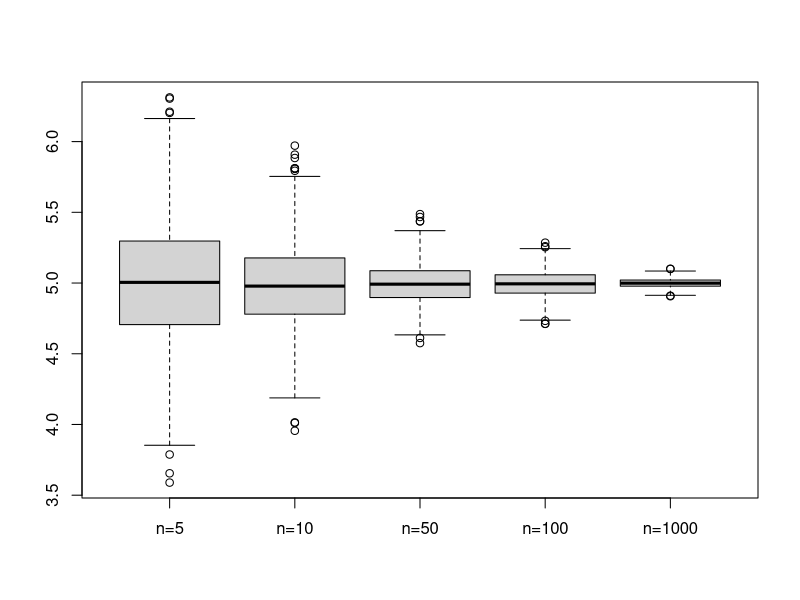
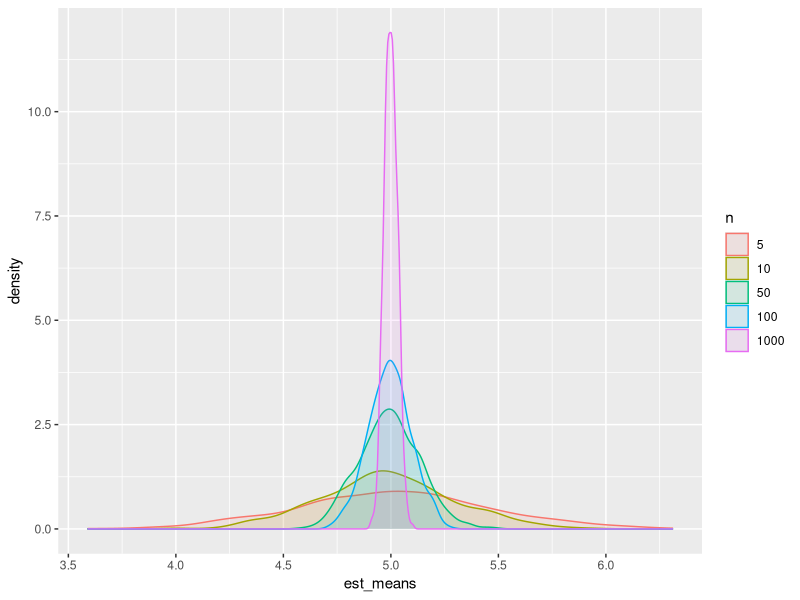
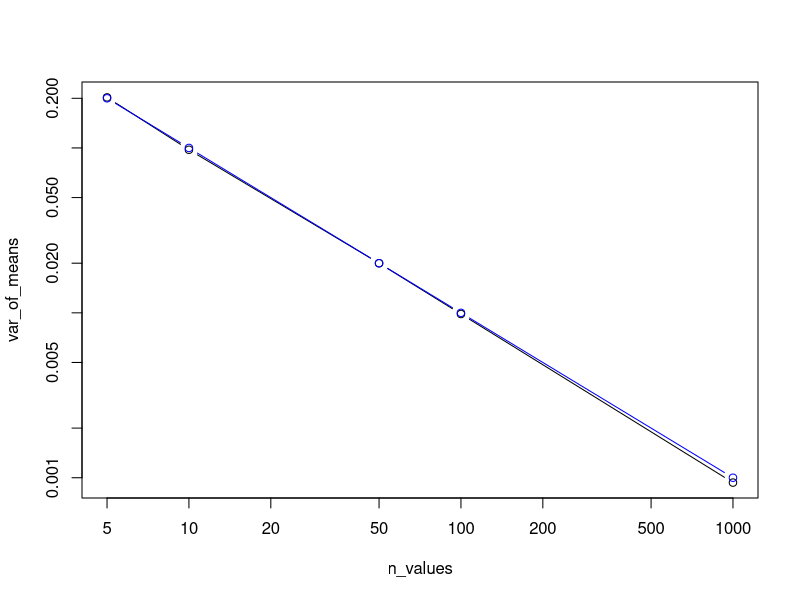
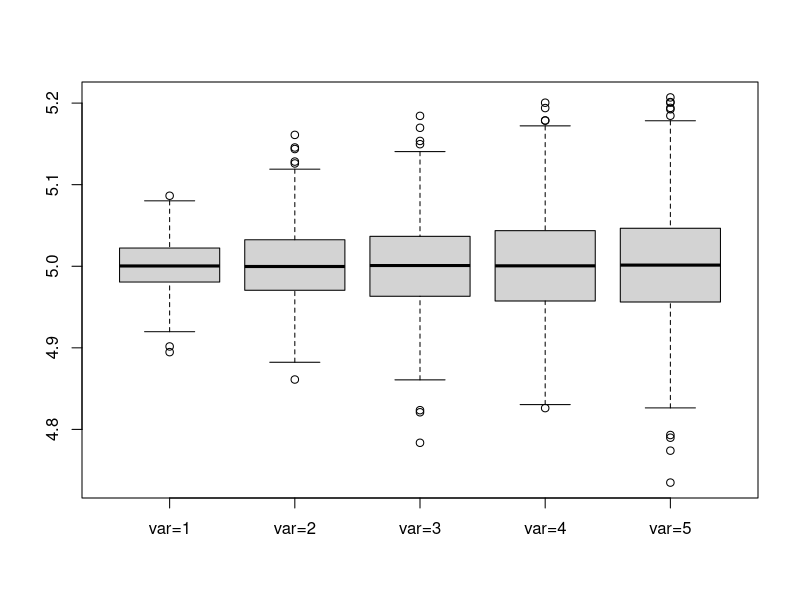
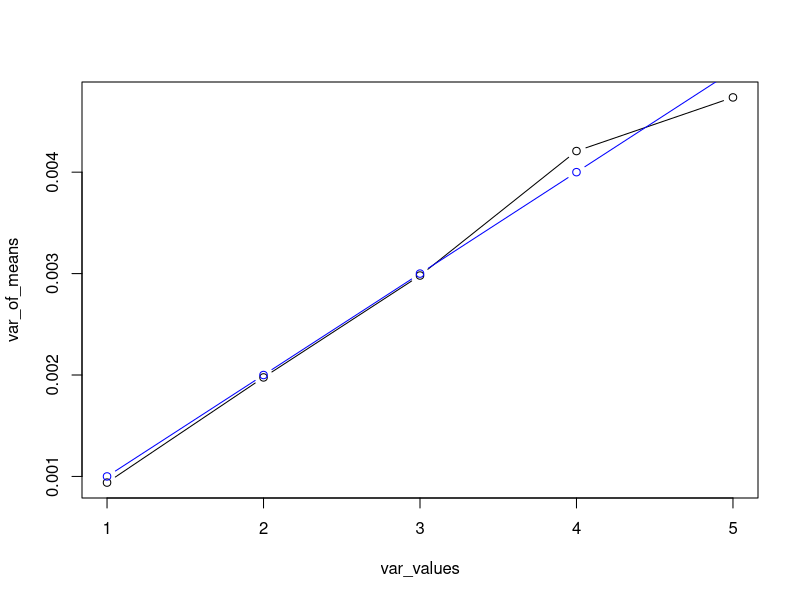
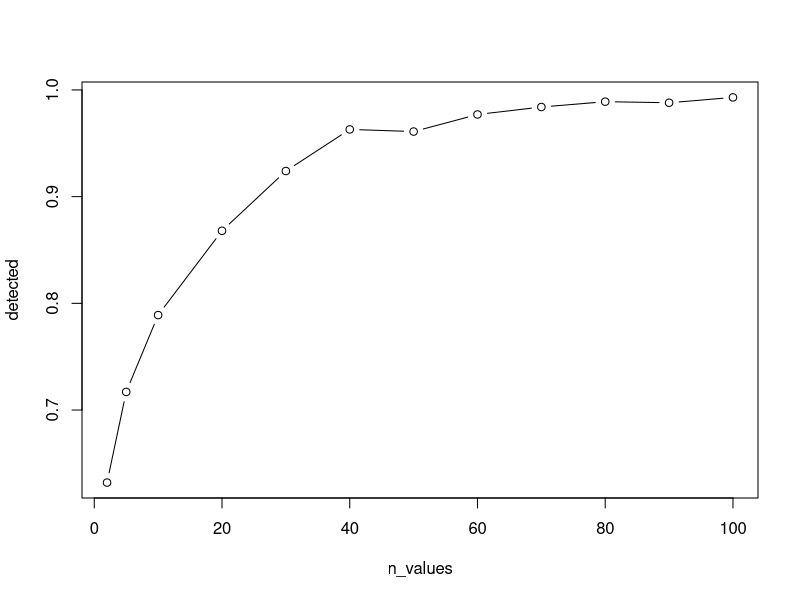
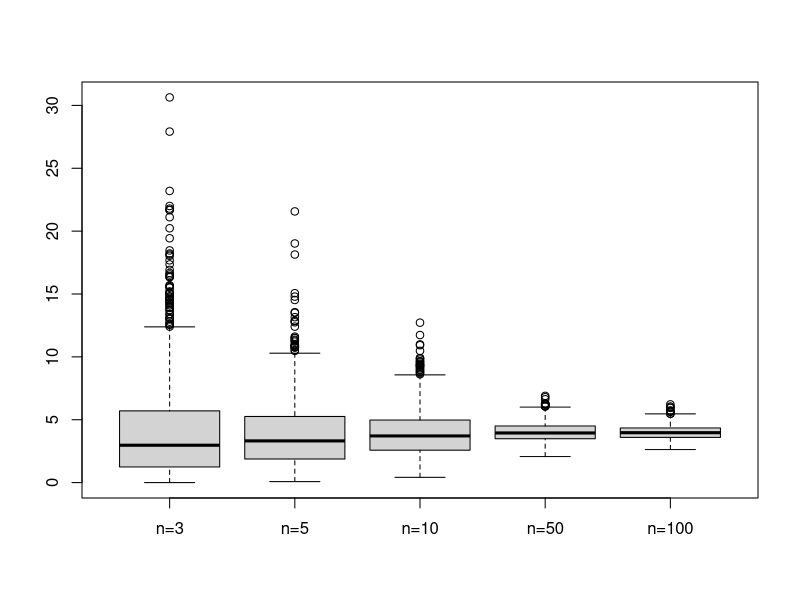
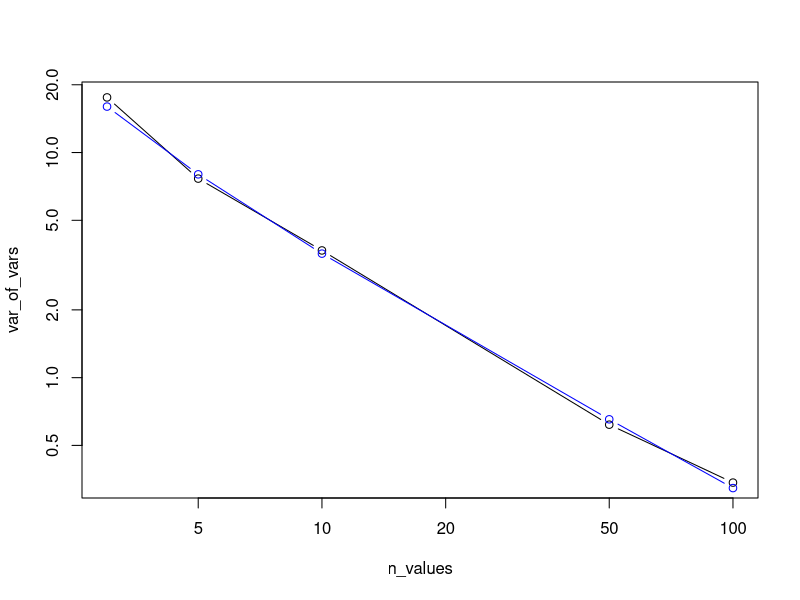

Write R code to recreate these figures, in order.
## ---- chunk 1
#| label: initialize
#| echo: FALSE
knitr::opts_chunk$set(echo = TRUE, fig.width=7, fig.height=5) 
## ---- chunk 2
my_list <- list(1, 1:5, 1:10)
names(my_list) <- letters[1:3]
lapply(X = my_list, FUN = \(x) 2 * x)
sapply(X = my_list, FUN = \(x) sum(x)) # reduce to vector/array
sapply(X = my_list, FUN = \(x) c(sum=sum(x), prod=prod(x))) # reduce to vector/array
## ---- chunk 3
replicate(n=5, expr = { rnorm(1) * 10 + 3 })
## ---- chunk 4
set.seed(5)
n_values <- c(5, 10, 50, 100, 1000)
true_mean <- 5
true_sd <- 1
est_means <- sapply(n_values, \(n) {
  mean( rnorm(n, mean = true_mean, sd = true_sd) )
})
data.frame(n = n_values, est_means)
## ---- chunk 5
simulate_estimating_means <- \(n, nreps, mean, sd) {
  replicate(nreps, {
    mean( rnorm(n=n, mean=mean, sd=sd) )
  })
}
## ---- chunk 6
nreps <- 1000
est_means <- lapply(
  n_values,
  simulate_estimating_means,
  nreps=nreps,
  mean=true_mean,
  sd=true_sd
)
## ---- chunk 7
names(est_means) <- paste0("n=", n_values)
boxplot(est_means)
## ---- chunk 8
library(tibble)
library(ggplot2)
dat <- tibble(
  est_means = unlist(est_means),
  n = factor(rep(n_values, each=nreps))
)
ggplot(dat, aes(x = est_means, fill=n, color=n)) +
  geom_density(alpha=.1)
## ---- chunk 9
(mean_of_means <- sapply(est_means, mean))
(var_of_means <- sapply(est_means, var))
plot(n_values, var_of_means, type="b", log="xy")
# theoretical variance:
points(n_values, 1/n_values, type="b", col="blue")
## ---- chunk 10
simulate_estimating_means_2 <- \(var, nreps, n, mean) {
  replicate(nreps, {
    mean(rnorm(n=n, mean=mean, sd=sqrt(var)))
  })
}
## ---- chunk 11
var_values <- 1:5
est_means <- lapply(
  var_values,
  simulate_estimating_means_2,
  nreps=nreps,
  n = 1000,
  mean=true_mean
)
## ---- chunk 12
names(est_means) <- paste0("var=", var_values)
boxplot(est_means)
## ---- chunk 13
(mean_of_means <- sapply(est_means, mean))
(var_of_means <- sapply(est_means, var))
plot(var_values, var_of_means, type="b")
# theoretical variance:
points(var_values, 1/1000 * var_values, type="b", col="blue")
## ---- chunk 14
# is mean greater than a number?
n_values <- c(2,5,1:10*10)
est_means <- lapply(
  n_values,
  simulate_estimating_means,
  nreps=nreps,
  mean=true_mean,
  sd=true_sd
)
## ---- chunk 15
(detected <- sapply(est_means, \(x) mean(x > 4.75)))
plot(n_values, detected, type="b")
## ---- chunk 16
simulate_estimating_vars <- \(n, nreps, mean, sd) {
  replicate(nreps, {
    var( rnorm(n=n, mean=mean, sd=sd) )
  })
}
## ---- chunk 17
true_sd <- 2
n_values <- c(3, 5, 10, 50, 100)
est_vars <- lapply(
  n_values,
  simulate_estimating_vars,
  nreps=nreps,
  mean=true_mean,
  sd=true_sd
)
## ---- chunk 18
names(est_vars) <- paste0("n=", n_values)
boxplot(est_vars)
## ---- chunk 19
(mean_of_vars <- sapply(est_vars, mean))
(var_of_vars <- sapply(est_vars, var))
plot(n_values, var_of_vars, type="b", log="xy")
# theoretical variance:
points(n_values, 2 * true_sd^4 / (n_values - 1), type="b", col="blue")
